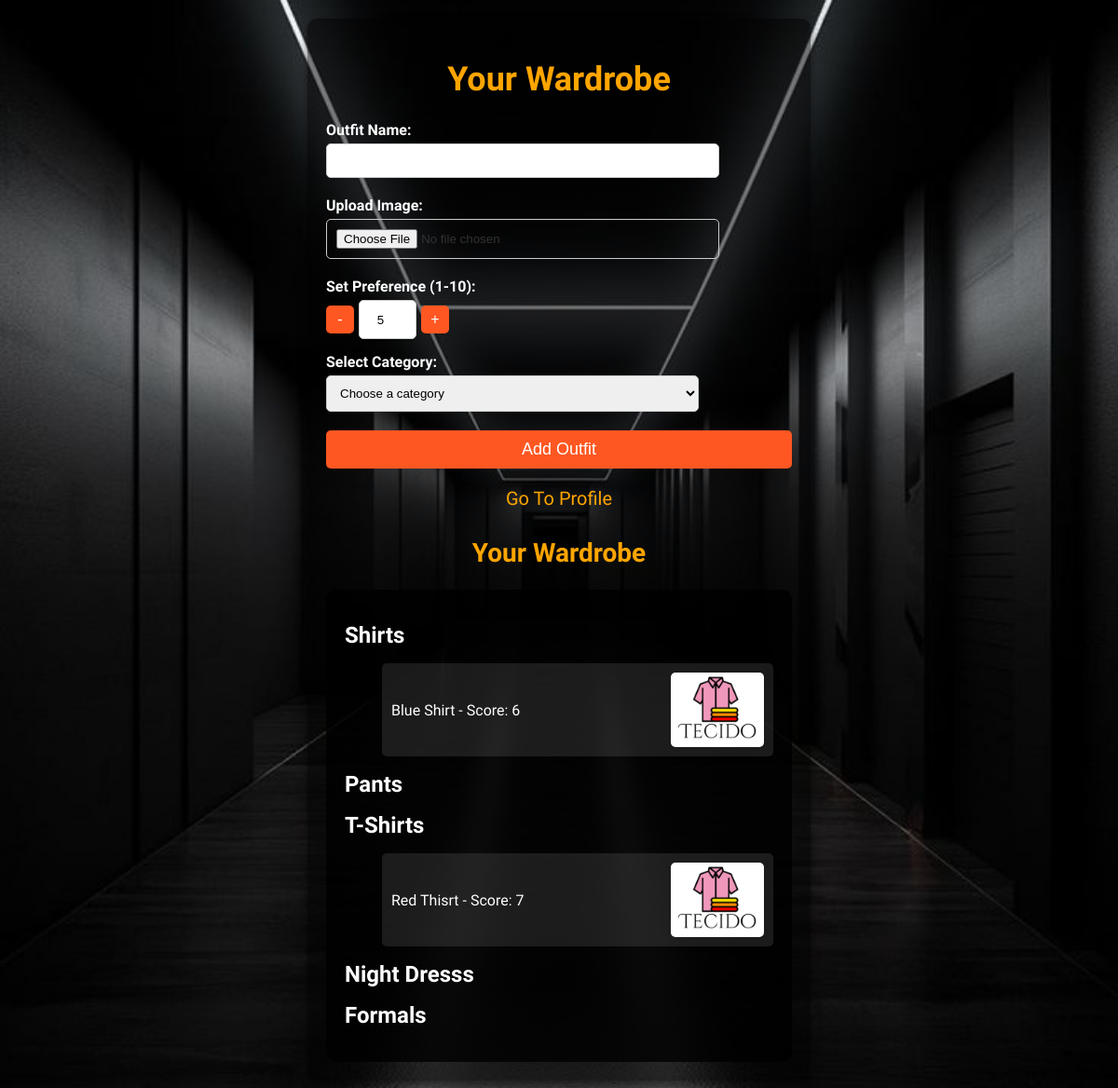
The page /wardrobe (signed in) on the database its author committed.
### tables this page shows
CREATE TABLE outfits (
            id INTEGER PRIMARY KEY AUTOINCREMENT,
            user_id INTEGER,
            outfit_name TEXT NOT NULL,
            image_filename TEXT NOT NULL, 
            preference_score INTEGER DEFAULT 0, 
            category TEXT NOT NULL, 
            FOREIGN KEY (user_id) REFERENCES users (id)
        );

### app.py (the view, shortened to what this page needs)
@app.route("/wardrobe", methods=["GET", "POST"])
def wardrobe():
    user_id = session["user_id"]
    conn = get_db()
    outfits = conn.execute("SELECT * FROM outfits WHERE user_id = ?", (user_id,)).fetchall()
    conn.close()
    return render_template("wardrobe.html", outfits=outfits)

### app.py (called while the page is built)
def get_db():
    conn = sqlite3.connect(DATABASE)
    conn.row_factory = sqlite3.Row
    return conn

@app.after_request
def after_request(response):
    response.headers["Cache-Control"] = "no-cache, no-store, must-revalidate"
    response.headers["Expires"] = 0
    response.headers["Pragma"] = "no-cache"
    return response

### templates/wardrobe.html (shortened to what this page needs)
<!DOCTYPE html>
<html lang="en">
<head>
    <link rel="stylesheet" href="/static/styles/wardrobe.css">
</head>
<body>
    <div class="container">
        <h1>Your Wardrobe</h1>
        <form action="/wardrobe" method="post" enctype="multipart/form-data">
            <div class="input-container">
                <label for="outfit_name">Outfit Name:</label>
                <input type="text" id="outfit_name" name="outfit_name" required>
            </div>
            <div class="input-container">
                <label for="file">Upload Image:</label>
                <input type="file" id="file" name="file" accept="image/*" required>
            </div>
            <div class="input-container">
                <label for="preference">Set Preference (1-10):</label>
                <div class="preference-container">
                    <button type="button" class="spinner-button" onclick="decreasePreference()">-</button>
                    <input type="number" name="preference_score" min="1" max="10" value="5" class="preference-score" required>
                    <button type="button" class="spinner-button" onclick="increasePreference()">+</button>
                </div>
            </div>
            <div class="input-container">
                <label for="category">Select Category:</label>
                <select name="category" required>
                    <option value="">Choose a category</option>
                </select>
            </div>
            <button type="submit" class="add-outfit-button">Add Outfit</button>
        </form>
        <a href="{{ url_for('profile') }}" class="go-to-profile">Go To Profile</a>
        <h2 class="wardrobe-heading">Your Wardrobe</h2>
        <div class="wardrobe-list">
            {% for category in ['Shirt', 'Pant', 'T-Shirt', 'Night Dress', 'Formal'] %}
                <h3 class="category-title">{{ category }}s</h3>
                <ul>
                    {% for outfit in outfits %}
                        {% if outfit.category == category %}
                            <li class="outfit-item">{{ outfit.outfit_name }} - Score: {{ outfit.preference_score }}
                                <img src="{{ url_for('static', filename='uploads/' + outfit.image_filename) }}" alt="{{ outfit.outfit_name }}" width="100">
                            </li>
                        {% endif %}
                    {% endfor %}
                </ul>
            {% endfor %}
        </div>
    </div>
</body>
</html>

### static/styles/wardrobe.css (style rules this page uses)
body { font-family: 'Wonderful', sans-serif; background: url(/static/1.jpeg) no-repeat center center fixed; background-size: cover; margin: 0; padding: 20px; color: #333; }
.container { background: rgba(0, 0, 0, 0.5); border-radius: 10px; padding: 20px; box-shadow: 0 4px 10px rgba(0, 0, 0, 0.5); max-width: 500px; margin: auto; }
h1 { text-align: center; color: orange; font-size: 36px; }
.input-container { margin-bottom: 15px; }
label { display: block; margin: 10px 0 5px; font-weight: bold; color: white; }
input[type="text"], input[type="file"], select { width: 80%; padding: 10px; border: 1px solid #ccc; border-radius: 5px; margin-bottom: 5px; }
.preference-container { display: flex; align-items: center; }
.spinner-button { width: 30px; height: 30px; background-color: #FF5722; color: white; border: none; border-radius: 5px; cursor: pointer; font-size: 16px; }
.preference-score { width: 50px; height: 30px; padding: 5px; border: 1px solid #ccc; border-radius: 5px; text-align: center; margin: 0 5px; }
.add-outfit-button { background-color: #FF5722; color: white; padding: 10px 15px; border: none; border-radius: 5px; cursor: pointer; font-size: 18px; width: 100%; }
.go-to-profile { display: block; text-align: center; margin-top: 20px; color: orange; font-size: 20px; text-decoration: none; }
h2.wardrobe-heading { text-align: center; margin-top: 30px; color: orange; font-size: 28px; font-family: 'Wonderful', sans-serif; }
.wardrobe-list { background-color: rgba(0, 0, 0, 0.8); border-radius: 10px; padding: 20px; margin-top: 20px; }
.category-title { color: white; font-size: 24px; margin: 15px 0 10px; }
.outfit-item { color: white; background: rgba(255, 255, 255, 0.1); padding: 10px; border-radius: 5px; margin: 10px 0; display: flex; align-items: center; justify-content: space-between; transition: background 0.3s ease; }
img { border-radius: 5px; margin-left: 10px; }

### rows shown on the page
outfits: outfit_name "Blue Shirt", preference_score "6", image_filename (picture)
outfits: outfit_name "Red Thisrt", preference_score "7", image_filename (picture)

### other values the page prints
{{ category }} "Shirt" "Pant" "T-Shirt" "Night Dress" "Formal"
